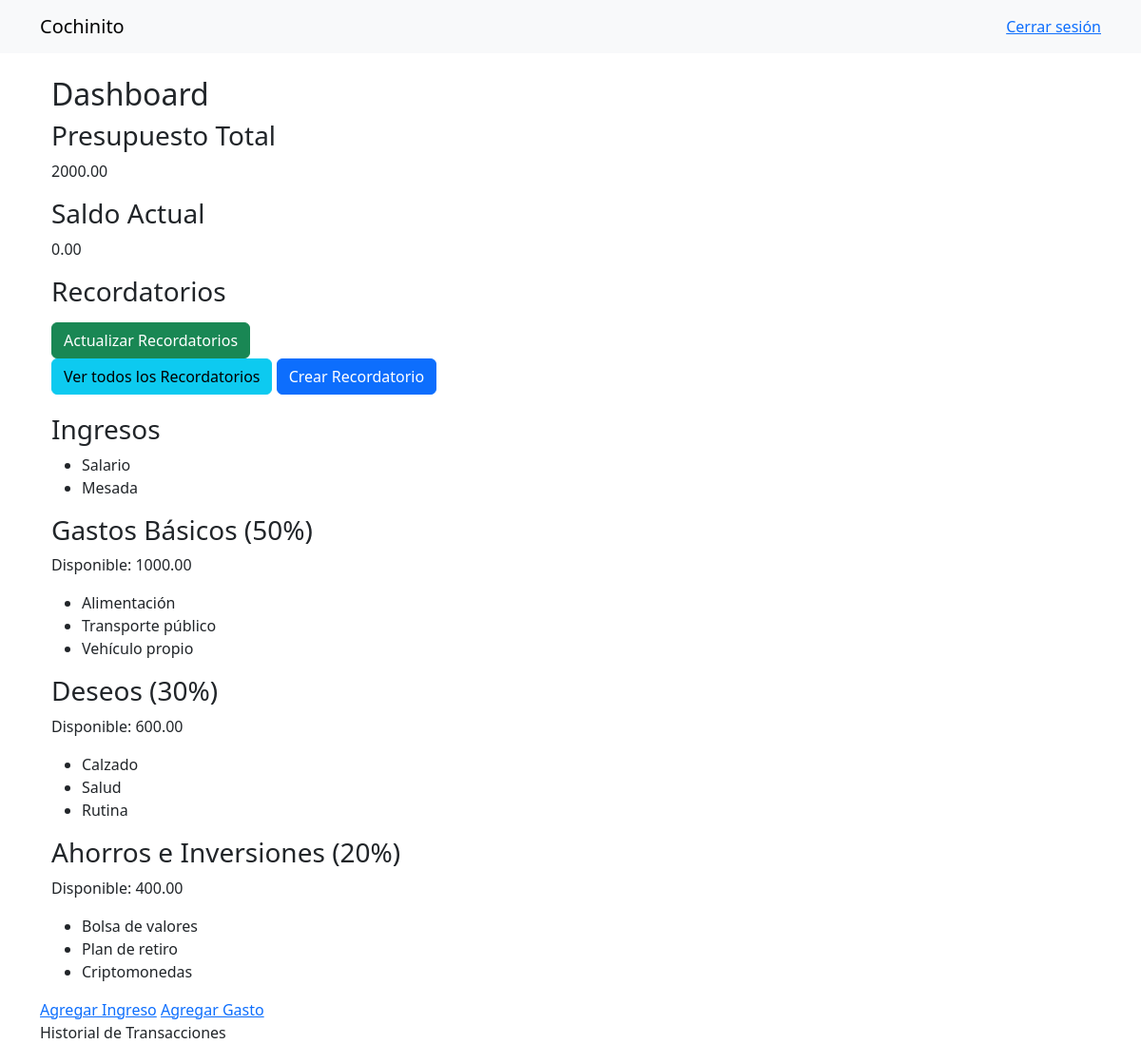
Page /finance/dashboard/ (signed in) on the committed database.
### finance/models.py (models this page shows, shortened)
class Budget(models.Model):
    user = models.OneToOneField(User, on_delete=models.CASCADE)
    total_amount = models.DecimalField(max_digits=10, decimal_places=2)
    current_balance = models.DecimalField(max_digits=10, decimal_places=2)
    total_amount = models.DecimalField(max_digits=10, decimal_places=2)
    current_balance = models.DecimalField(max_digits=10, decimal_places=2)
    basic_expenses = models.DecimalField(max_digits=10, decimal_places=2, default=0)
    wish_expenses = models.DecimalField(max_digits=10, decimal_places=2, default=0)
    savings_investments = models.DecimalField(max_digits=10, decimal_places=2, default=0)
    created_at = models.DateTimeField(auto_now_add=True)
    updated_at = models.DateTimeField(auto_now=True)

class IncomeSource(models.Model):
    user = models.ForeignKey(User, on_delete=models.CASCADE, null=True, blank=True)
    name = models.CharField(max_length=100)

class BasicExpense(models.Model):
    user = models.ForeignKey(User, on_delete=models.CASCADE, null=True, blank=True)
    name = models.CharField(max_length=100)

class WishExpense(models.Model):
    user = models.ForeignKey(User, on_delete=models.CASCADE, null=True, blank=True)
    name = models.CharField(max_length=100)

class SavingsInvestment(models.Model):
    user = models.ForeignKey(User, on_delete=models.CASCADE, null=True, blank=True)
    name = models.CharField(max_length=100)

### finance/views.py (the view)
# urls.py: path("finance/dashboard/", views.dashboard, name="dashboard"),
@login_required
def dashboard(request):
    user_budget = Budget.objects.filter(user=request.user).first()
    transactions = Transaction.objects.filter(user=request.user).order_by('-created_at')
    income_sources = IncomeSource.objects.filter(user=request.user)
    basic_expenses = BasicExpense.objects.filter(user=request.user)
    wish_expenses = WishExpense.objects.filter(user=request.user)
    savings_investments = SavingsInvestment.objects.filter(user=request.user)
    available_for_basic_expenses = Decimal(0)
    available_for_wish_expenses = Decimal(0)
    available_for_savings = Decimal(0)
    total_amount = Decimal(0)
    if user_budget:
        total_amount = user_budget.total_amount
        available_for_basic_expenses = total_amount * Decimal('0.50')
        available_for_wish_expenses = total_amount * Decimal('0.30')
        available_for_savings = total_amount * Decimal('0.20')
    return render(request, "finance/dashboard.html", {
        "user_budget": user_budget,
        "transactions": transactions,
        "total_amount": total_amount,
        "available_for_basic_expenses": available_for_basic_expenses,
        "available_for_wish_expenses": available_for_wish_expenses,
        "available_for_savings": available_for_savings,
        "income_sources": income_sources,
        "basic_expenses": basic_expenses,
        "wish_expenses": wish_expenses,
        "savings_investments": savings_investments,
    })

### finance/templates/finance/dashboard.html (shortened to what this page needs)
{% extends "finance/base.html" %}
{% block content %}
<div class="container">
    <h2>Dashboard</h2>
    <h3>Presupuesto Total</h3>
    <p>{{ user_budget.total_amount|floatformat:2 }}</p>
    <h3>Saldo Actual</h3>
    <p>{{ user_budget.current_balance|floatformat:2 }}</p>
    <h3>Recordatorios</h3>
    <form method="POST" action="{% url 'mark_reminder_paid' %}">
        <button type="submit" class="btn btn-success">Actualizar Recordatorios</button>
    </form>
<a href="{% url 'reminder_list' %}" class="btn btn-info" style="margin-bottom: 20px;">Ver todos los Recordatorios</a>
<a href="{% url 'create_reminder' %}" class="btn btn-primary" style="margin-bottom: 20px;">Crear Recordatorio</a>
    <h3>Ingresos</h3>
    <ul>
        {% for source in income_sources %}
            <li>{{ source.name }}</li>
        {% endfor %}
    </ul>
    <h3>Gastos Básicos (50%)</h3>
    <p>Disponible: {{ available_for_basic_expenses|floatformat:2 }}</p>
    <ul>
        {% for expense in basic_expenses %}
            <li>{{ expense.name }}</li>
        {% endfor %}
    </ul>
    <h3>Deseos (30%)</h3>
    <p>Disponible: {{ available_for_wish_expenses|floatformat:2 }}</p>
    <ul>
        {% for wish in wish_expenses %}
            <li>{{ wish.name }}</li>
        {% endfor %}
    </ul>
    <h3>Ahorros e Inversiones (20%)</h3>
    <p>Disponible: {{ available_for_savings|floatformat:2 }}</p>
    <ul>
        {% for saving in savings_investments %}
            <li>{{ saving.name }}</li>
        {% endfor %}
    </ul>
</div>
<a href="{% url 'add_income' %}">Agregar Ingreso</a>
<a href="{% url 'add_expense' %}">Agregar Gasto</a>
<a class="nav-link" href="{% url 'transaction_list' %}">Historial de Transacciones</a>
{% endblock %}

### rows in the picture
Budget: total_amount "2000.00", current_balance "0.00"
IncomeSource: name "Salario"
IncomeSource: name "Mesada"
BasicExpense: name "Alimentación"
BasicExpense: name "Transporte público"
BasicExpense: name "Vehículo propio"
WishExpense: name "Calzado"
WishExpense: name "Salud"
WishExpense: name "Rutina"
SavingsInvestment: name "Bolsa de valores"
SavingsInvestment: name "Plan de retiro"
SavingsInvestment: name "Criptomonedas"

### other values in the picture
{{ available_for_basic_expenses|floatformat:2 }} "1000.00"
{{ available_for_wish_expenses|floatformat:2 }} "600.00"
{{ available_for_savings|floatformat:2 }} "400.00"
